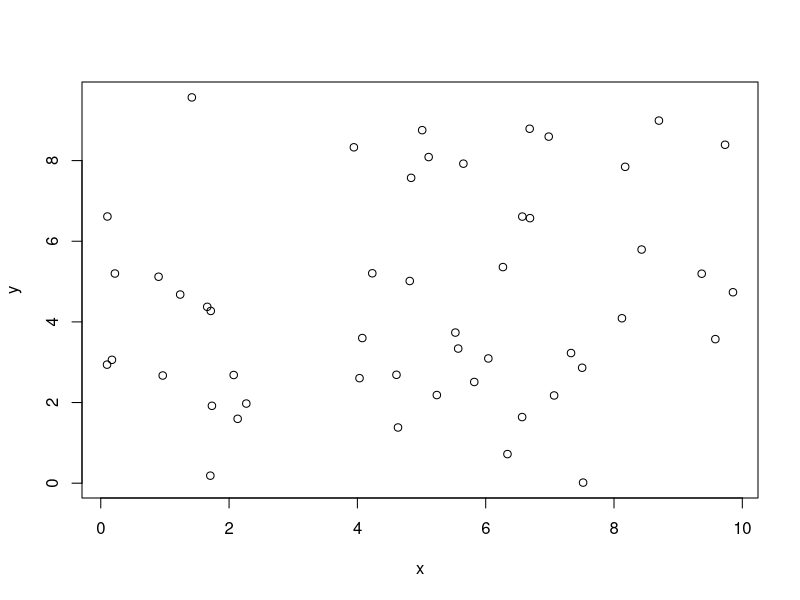
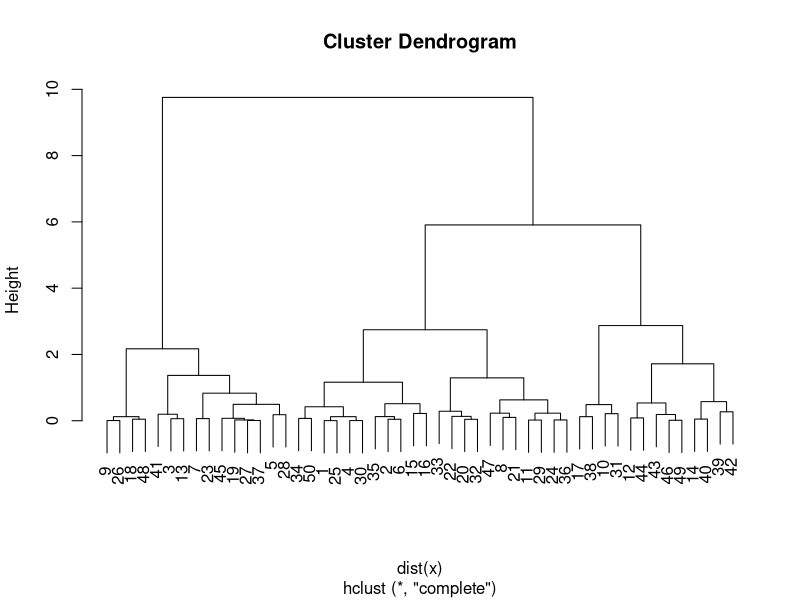

Write the R code that produced these figures, in order.
install.packages("stats")
library(stats)

x <- runif(50,0,10)

y <- runif(50,0,10)

plot(x,y)

#dataset (it is an unsupervised learning so no labels!!!)
data <- data.frame(x,y)

data

#hierarchical clustering
model <- hclust(dist(x), method="complete")

#plot the dendogram
plot(model)

#we want to end up with 3 clusters
cut <- cutree(model,3)
cut
